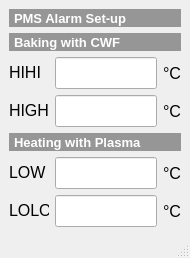
<ui version="4.0" >
 <class>MainWindow</class>
 <widget class="QMainWindow" name="MainWindow" >
  <property name="geometry" >
   <rect>
    <x>0</x>
    <y>0</y>
    <width>190</width>
    <height>258</height>
   </rect>
  </property>
  <property name="windowTitle" >
   <string>MainWindow</string>
  </property>
  <widget class="QWidget" name="centralwidget" >
   <layout class="QVBoxLayout" >
    <item>
     <widget class="QLabel" name="label_10" >
      <property name="sizePolicy" >
       <sizepolicy vsizetype="Minimum" hsizetype="Expanding" >
        <horstretch>0</horstretch>
        <verstretch>0</verstretch>
       </sizepolicy>
      </property>
      <property name="minimumSize" >
       <size>
        <width>156</width>
        <height>18</height>
       </size>
      </property>
      <property name="maximumSize" >
       <size>
        <width>180</width>
        <height>18</height>
       </size>
      </property>
      <property name="palette" >
       <palette>
        <active>
         <colorrole role="WindowText" >
          <brush brushstyle="SolidPattern" >
           <color alpha="255" >
            <red>255</red>
            <green>255</green>
            <blue>255</blue>
           </color>
          </brush>
         </colorrole>
         <colorrole role="Base" >
          <brush brushstyle="SolidPattern" >
           <color alpha="255" >
            <red>0</red>
            <green>0</green>
            <blue>255</blue>
           </color>
          </brush>
         </colorrole>
         <colorrole role="Window" >
          <brush brushstyle="SolidPattern" >
           <color alpha="255" >
            <red>150</red>
            <green>150</green>
            <blue>150</blue>
           </color>
          </brush>
         </colorrole>
        </active>
        <inactive>
         <colorrole role="WindowText" >
          <brush brushstyle="SolidPattern" >
           <color alpha="255" >
            <red>255</red>
            <green>255</green>
            <blue>255</blue>
           </color>
          </brush>
         </colorrole>
         <colorrole role="Base" >
          <brush brushstyle="SolidPattern" >
           <color alpha="255" >
            <red>255</red>
            <green>255</green>
            <blue>255</blue>
           </color>
          </brush>
         </colorrole>
         <colorrole role="Window" >
          <brush brushstyle="SolidPattern" >
           <color alpha="255" >
            <red>150</red>
            <green>150</green>
            <blue>150</blue>
           </color>
          </brush>
         </colorrole>
        </inactive>
        <disabled>
         <colorrole role="WindowText" >
          <brush brushstyle="SolidPattern" >
           <color alpha="255" >
            <red>115</red>
            <green>115</green>
            <blue>115</blue>
           </color>
          </brush>
         </colorrole>
         <colorrole role="Base" >
          <brush brushstyle="SolidPattern" >
           <color alpha="255" >
            <red>150</red>
            <green>150</green>
            <blue>150</blue>
           </color>
          </brush>
         </colorrole>
         <colorrole role="Window" >
          <brush brushstyle="SolidPattern" >
           <color alpha="255" >
            <red>150</red>
            <green>150</green>
            <blue>150</blue>
           </color>
          </brush>
         </colorrole>
        </disabled>
       </palette>
      </property>
      <property name="font" >
       <font>
        <pointsize>10</pointsize>
        <weight>75</weight>
        <bold>true</bold>
       </font>
      </property>
      <property name="autoFillBackground" >
       <bool>true</bool>
      </property>
      <property name="text" >
       <string>PMS Alarm Set-up</string>
      </property>
      <property name="indent" >
       <number>5</number>
      </property>
     </widget>
    </item>
    <item>
     <widget class="QLabel" name="label_16" >
      <property name="sizePolicy" >
       <sizepolicy vsizetype="Minimum" hsizetype="Expanding" >
        <horstretch>0</horstretch>
        <verstretch>0</verstretch>
       </sizepolicy>
      </property>
      <property name="minimumSize" >
       <size>
        <width>156</width>
        <height>18</height>
       </size>
      </property>
      <property name="maximumSize" >
       <size>
        <width>180</width>
        <height>18</height>
       </size>
      </property>
      <property name="palette" >
       <palette>
        <active>
         <colorrole role="WindowText" >
          <brush brushstyle="SolidPattern" >
           <color alpha="255" >
            <red>255</red>
            <green>255</green>
            <blue>255</blue>
           </color>
          </brush>
         </colorrole>
         <colorrole role="Base" >
          <brush brushstyle="SolidPattern" >
           <color alpha="255" >
            <red>0</red>
            <green>0</green>
            <blue>255</blue>
           </color>
          </brush>
         </colorrole>
         <colorrole role="Window" >
          <brush brushstyle="SolidPattern" >
           <color alpha="255" >
            <red>150</red>
            <green>150</green>
            <blue>150</blue>
           </color>
          </brush>
         </colorrole>
        </active>
        <inactive>
         <colorrole role="WindowText" >
          <brush brushstyle="SolidPattern" >
           <color alpha="255" >
            <red>255</red>
            <green>255</green>
            <blue>255</blue>
           </color>
          </brush>
         </colorrole>
         <colorrole role="Base" >
          <brush brushstyle="SolidPattern" >
           <color alpha="255" >
            <red>255</red>
            <green>255</green>
            <blue>255</blue>
           </color>
          </brush>
         </colorrole>
         <colorrole role="Window" >
          <brush brushstyle="SolidPattern" >
           <color alpha="255" >
            <red>150</red>
            <green>150</green>
            <blue>150</blue>
           </color>
          </brush>
         </colorrole>
        </inactive>
        <disabled>
         <colorrole role="WindowText" >
          <brush brushstyle="SolidPattern" >
           <color alpha="255" >
            <red>115</red>
            <green>115</green>
            <blue>115</blue>
           </color>
          </brush>
         </colorrole>
         <colorrole role="Base" >
          <brush brushstyle="SolidPattern" >
           <color alpha="255" >
            <red>150</red>
            <green>150</green>
            <blue>150</blue>
           </color>
          </brush>
         </colorrole>
         <colorrole role="Window" >
          <brush brushstyle="SolidPattern" >
           <color alpha="255" >
            <red>150</red>
            <green>150</green>
            <blue>150</blue>
           </color>
          </brush>
         </colorrole>
        </disabled>
       </palette>
      </property>
      <property name="font" >
       <font>
        <pointsize>10</pointsize>
        <weight>75</weight>
        <bold>true</bold>
       </font>
      </property>
      <property name="autoFillBackground" >
       <bool>true</bool>
      </property>
      <property name="text" >
       <string>Baking with CWF</string>
      </property>
      <property name="indent" >
       <number>5</number>
      </property>
     </widget>
    </item>
    <item>
     <layout class="QHBoxLayout" >
      <item>
       <widget class="QLabel" name="label_6" >
        <property name="minimumSize" >
         <size>
          <width>40</width>
          <height>0</height>
         </size>
        </property>
        <property name="maximumSize" >
         <size>
          <width>40</width>
          <height>15</height>
         </size>
        </property>
        <property name="font" >
         <font>
          <pointsize>12</pointsize>
         </font>
        </property>
        <property name="text" >
         <string>HIHI</string>
        </property>
       </widget>
      </item>
      <item>
       <widget class="CALineEdit" name="caLineEdit_3" >
        <property name="minimumSize" >
         <size>
          <width>100</width>
          <height>30</height>
         </size>
        </property>
        <property name="maximumSize" >
         <size>
          <width>200</width>
          <height>50</height>
         </size>
        </property>
        <property name="font" >
         <font>
          <pointsize>14</pointsize>
          <weight>50</weight>
          <bold>false</bold>
         </font>
        </property>
        <property name="pvname" >
         <string/>
        </property>
       </widget>
      </item>
      <item>
       <widget class="QLabel" name="label_7" >
        <property name="maximumSize" >
         <size>
          <width>20</width>
          <height>16777215</height>
         </size>
        </property>
        <property name="font" >
         <font>
          <pointsize>12</pointsize>
         </font>
        </property>
        <property name="text" >
         <string>°C</string>
        </property>
       </widget>
      </item>
     </layout>
    </item>
    <item>
     <layout class="QHBoxLayout" >
      <item>
       <widget class="QLabel" name="label_8" >
        <property name="minimumSize" >
         <size>
          <width>40</width>
          <height>0</height>
         </size>
        </property>
        <property name="maximumSize" >
         <size>
          <width>40</width>
          <height>15</height>
         </size>
        </property>
        <property name="font" >
         <font>
          <pointsize>12</pointsize>
         </font>
        </property>
        <property name="text" >
         <string>HIGH</string>
        </property>
       </widget>
      </item>
      <item>
       <widget class="CALineEdit" name="caLineEdit_4" >
        <property name="minimumSize" >
         <size>
          <width>100</width>
          <height>30</height>
         </size>
        </property>
        <property name="maximumSize" >
         <size>
          <width>200</width>
          <height>50</height>
         </size>
        </property>
        <property name="font" >
         <font>
          <pointsize>14</pointsize>
          <weight>50</weight>
          <bold>false</bold>
         </font>
        </property>
        <property name="pvname" >
         <string/>
        </property>
       </widget>
      </item>
      <item>
       <widget class="QLabel" name="label_9" >
        <property name="maximumSize" >
         <size>
          <width>20</width>
          <height>16777215</height>
         </size>
        </property>
        <property name="font" >
         <font>
          <pointsize>12</pointsize>
         </font>
        </property>
        <property name="text" >
         <string>°C</string>
        </property>
       </widget>
      </item>
     </layout>
    </item>
    <item>
     <widget class="QLabel" name="label_15" >
      <property name="sizePolicy" >
       <sizepolicy vsizetype="Minimum" hsizetype="Expanding" >
        <horstretch>0</horstretch>
        <verstretch>0</verstretch>
       </sizepolicy>
      </property>
      <property name="minimumSize" >
       <size>
        <width>156</width>
        <height>18</height>
       </size>
      </property>
      <property name="maximumSize" >
       <size>
        <width>180</width>
        <height>18</height>
       </size>
      </property>
      <property name="palette" >
       <palette>
        <active>
         <colorrole role="WindowText" >
          <brush brushstyle="SolidPattern" >
           <color alpha="255" >
            <red>255</red>
            <green>255</green>
            <blue>255</blue>
           </color>
          </brush>
         </colorrole>
         <colorrole role="Base" >
          <brush brushstyle="SolidPattern" >
           <color alpha="255" >
            <red>0</red>
            <green>0</green>
            <blue>255</blue>
           </color>
          </brush>
         </colorrole>
         <colorrole role="Window" >
          <brush brushstyle="SolidPattern" >
           <color alpha="255" >
            <red>150</red>
            <green>150</green>
            <blue>150</blue>
           </color>
          </brush>
         </colorrole>
        </active>
        <inactive>
         <colorrole role="WindowText" >
          <brush brushstyle="SolidPattern" >
           <color alpha="255" >
            <red>255</red>
            <green>255</green>
            <blue>255</blue>
           </color>
          </brush>
         </colorrole>
         <colorrole role="Base" >
          <brush brushstyle="SolidPattern" >
           <color alpha="255" >
            <red>255</red>
            <green>255</green>
            <blue>255</blue>
           </color>
          </brush>
         </colorrole>
         <colorrole role="Window" >
          <brush brushstyle="SolidPattern" >
           <color alpha="255" >
            <red>150</red>
            <green>150</green>
            <blue>150</blue>
           </color>
          </brush>
         </colorrole>
        </inactive>
        <disabled>
         <colorrole role="WindowText" >
          <brush brushstyle="SolidPattern" >
           <color alpha="255" >
            <red>115</red>
            <green>115</green>
            <blue>115</blue>
           </color>
          </brush>
         </colorrole>
         <colorrole role="Base" >
          <brush brushstyle="SolidPattern" >
           <color alpha="255" >
            <red>150</red>
            <green>150</green>
            <blue>150</blue>
           </color>
          </brush>
         </colorrole>
         <colorrole role="Window" >
          <brush brushstyle="SolidPattern" >
           <color alpha="255" >
            <red>150</red>
            <green>150</green>
            <blue>150</blue>
           </color>
          </brush>
         </colorrole>
        </disabled>
       </palette>
      </property>
      <property name="font" >
       <font>
        <pointsize>10</pointsize>
        <weight>75</weight>
        <bold>true</bold>
       </font>
      </property>
      <property name="autoFillBackground" >
       <bool>true</bool>
      </property>
      <property name="text" >
       <string>Heating with Plasma</string>
      </property>
      <property name="indent" >
       <number>5</number>
      </property>
     </widget>
    </item>
    <item>
     <layout class="QHBoxLayout" >
      <item>
       <widget class="QLabel" name="label_11" >
        <property name="minimumSize" >
         <size>
          <width>40</width>
          <height>0</height>
         </size>
        </property>
        <property name="maximumSize" >
         <size>
          <width>40</width>
          <height>15</height>
         </size>
        </property>
        <property name="font" >
         <font>
          <pointsize>12</pointsize>
         </font>
        </property>
        <property name="text" >
         <string>LOW</string>
        </property>
       </widget>
      </item>
      <item>
       <widget class="CALineEdit" name="caLineEdit_5" >
        <property name="minimumSize" >
         <size>
          <width>100</width>
          <height>30</height>
         </size>
        </property>
        <property name="maximumSize" >
         <size>
          <width>200</width>
          <height>50</height>
         </size>
        </property>
        <property name="font" >
         <font>
          <pointsize>14</pointsize>
          <weight>50</weight>
          <bold>false</bold>
         </font>
        </property>
        <property name="pvname" >
         <string/>
        </property>
       </widget>
      </item>
      <item>
       <widget class="QLabel" name="label_12" >
        <property name="maximumSize" >
         <size>
          <width>20</width>
          <height>16777215</height>
         </size>
        </property>
        <property name="font" >
         <font>
          <pointsize>12</pointsize>
         </font>
        </property>
        <property name="text" >
         <string>°C</string>
        </property>
       </widget>
      </item>
     </layout>
    </item>
    <item>
     <layout class="QHBoxLayout" >
      <item>
       <widget class="QLabel" name="label_13" >
        <property name="minimumSize" >
         <size>
          <width>40</width>
          <height>0</height>
         </size>
        </property>
        <property name="maximumSize" >
         <size>
          <width>40</width>
          <height>15</height>
         </size>
        </property>
        <property name="font" >
         <font>
          <pointsize>12</pointsize>
         </font>
        </property>
        <property name="text" >
         <string>LOLO</string>
        </property>
       </widget>
      </item>
      <item>
       <widget class="CALineEdit" name="caLineEdit_6" >
        <property name="minimumSize" >
         <size>
          <width>100</width>
          <height>30</height>
         </size>
        </property>
        <property name="maximumSize" >
         <size>
          <width>200</width>
          <height>50</height>
         </size>
        </property>
        <property name="font" >
         <font>
          <pointsize>14</pointsize>
          <weight>50</weight>
          <bold>false</bold>
         </font>
        </property>
        <property name="pvname" >
         <string/>
        </property>
       </widget>
      </item>
      <item>
       <widget class="QLabel" name="label_14" >
        <property name="maximumSize" >
         <size>
          <width>20</width>
          <height>16777215</height>
         </size>
        </property>
        <property name="font" >
         <font>
          <pointsize>12</pointsize>
         </font>
        </property>
        <property name="text" >
         <string>°C</string>
        </property>
       </widget>
      </item>
     </layout>
    </item>
   </layout>
  </widget>
  <widget class="QStatusBar" name="statusbar" />
 </widget>
 <customwidgets>
  <customwidget>
   <class>CALineEdit</class>
   <extends>QLineEdit</extends>
   <header>caLineedit.h</header>
  </customwidget>
 </customwidgets>
 <resources/>
 <connections/>
</ui>
